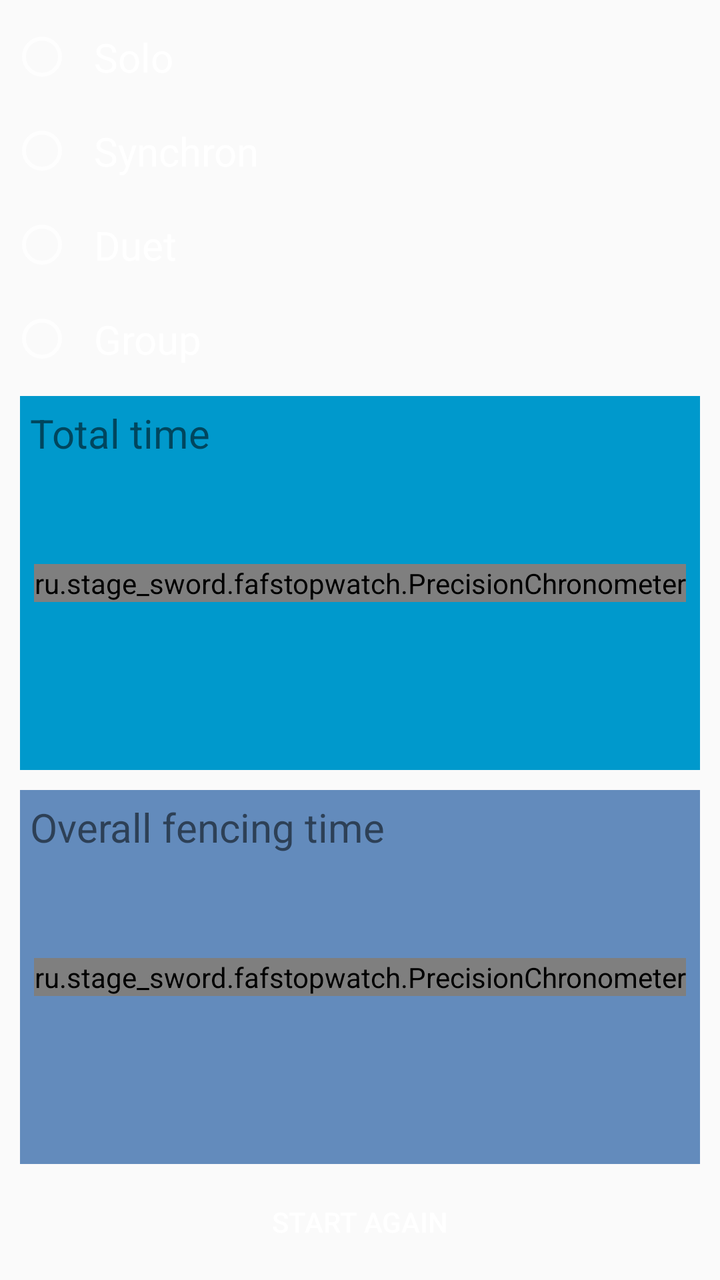
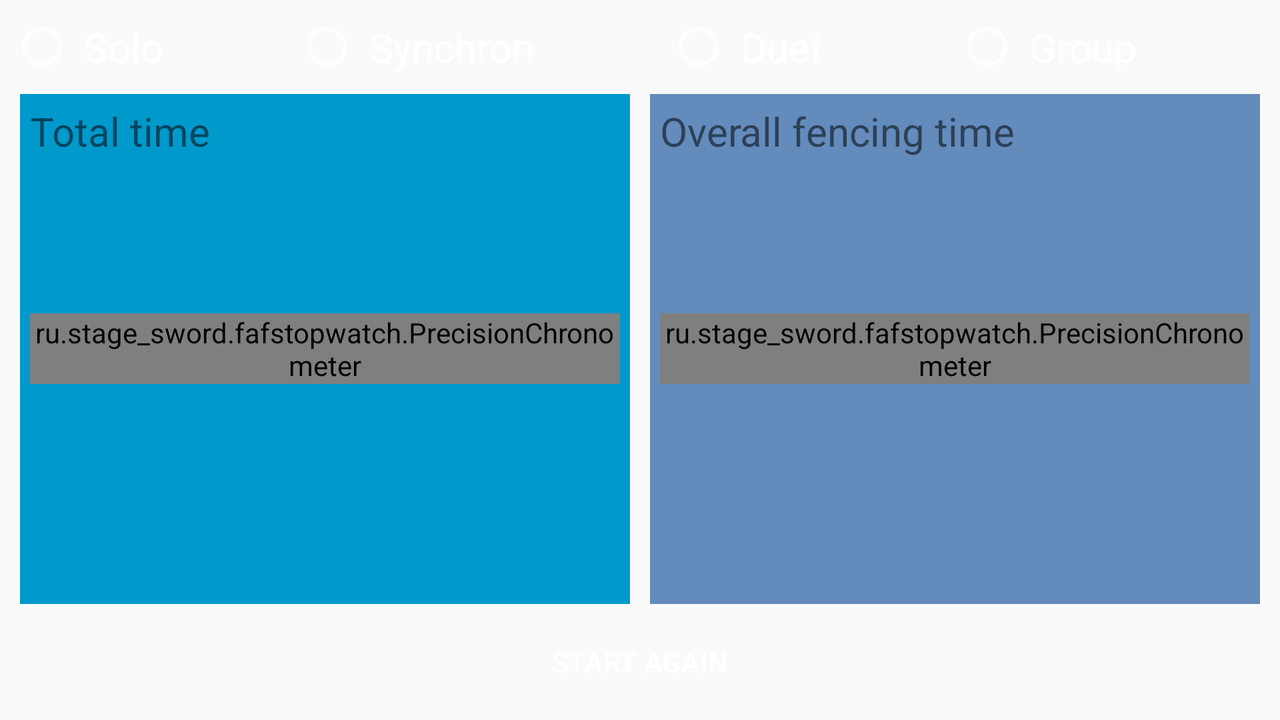

Two renders of one Android screen. The first uses the default layout on a phone; the second uses the alternative layout the repository ships for a different screen configuration, on a matching device. The two XML files are below.
<!-- AndroidManifest.xml: application theme AppTheme -->
<!-- res/layout/final_results_scene.xml -->
<?xml version="1.0" encoding="utf-8"?>
<RelativeLayout xmlns:android="http://schemas.android.com/apk/res/android"
                android:padding="@dimen/time_title_padding_small"
                android:layout_width="match_parent"
                android:layout_height="match_parent">

    <RadioGroup
        android:id="@+id/discipline_selector"
        android:orientation="vertical"
        android:layout_width="match_parent"
        android:layout_height="wrap_content">

        <RadioButton
            android:id="@+id/radio_Solo"
            style="@style/DisciplineSelectorStyle"
            android:text="@string/solo_label"/>

        <RadioButton
            android:id="@+id/radio_Synchro"
            style="@style/DisciplineSelectorStyle"
            android:text="@string/synchron_label"/>

        <RadioButton
            android:id="@+id/radio_Duet"
            style="@style/DisciplineSelectorStyle"
            android:text="@string/duet_label"/>

        <RadioButton
            android:id="@+id/radio_Group"
            style="@style/DisciplineSelectorStyle"
            android:text="@string/group_label"/>
    </RadioGroup>

    <LinearLayout
         android:id="@+id/timer_layout"
         android:orientation="vertical"
         android:animateLayoutChanges="true"
         android:layout_below="@id/discipline_selector"
         android:layout_width="match_parent"
         android:layout_height="match_parent">

        <include layout="@layout/total_timer_layout"/>

        <include layout="@layout/special_timer_layout"/>

        <Button
            android:id="@+id/button_start_again"
            style="@style/AppTheme.Button"
            android:layout_width="match_parent"
            android:layout_height="wrap_content"
            android:onClick="activateTotalTimerView"
            android:text="@string/button_start_again_text"/>
    </LinearLayout>

</RelativeLayout>
<!-- res/layout/total_timer_layout.xml (included above) -->
<?xml version="1.0" encoding="utf-8"?>
<FrameLayout xmlns:android="http://schemas.android.com/apk/res/android"
             android:id="@+id/total_timer_background"
             android:padding="@dimen/time_title_padding_small"
             android:background="@color/total_timer_back"
             android:layout_margin="@dimen/time_title_padding_small"
             android:layout_weight="1"
             android:layout_width="match_parent"
             android:layout_height="match_parent">

    <TextView
        android:id="@+id/total_timer_title"
        android:layout_gravity="top"
        android:gravity="start"
        android:text="@string/total_time_title"
        android:textSize="@dimen/time_title_textsize"
        android:layout_width="wrap_content"
        android:layout_height="wrap_content"/>

    <ru.stage_sword.fafstopwatch.PrecisionChronometer
        android:id="@+id/total_timer_view"
        android:layout_width="wrap_content"
        android:layout_height="wrap_content"
        android:layout_gravity="center"
        android:gravity="center"
        android:keepScreenOn="true"
        android:text="@string/timer_content"
        android:textColor="@color/black"
        android:textSize="@dimen/timer_text_size_mid"
        android:textStyle="bold"/>

    <TextView
        android:id="@+id/total_overrun_title"
        android:layout_gravity="bottom|end"
        android:textColor="@color/alert_color"
        android:textStyle="bold"
        android:visibility="gone"
        android:text="@string/overrun_title"
        android:textSize="@dimen/time_title_textsize"
        android:layout_width="wrap_content"
        android:layout_height="wrap_content"/>

</FrameLayout>
<!-- res/layout/special_timer_layout.xml (included above) -->
<?xml version="1.0" encoding="utf-8"?>
<FrameLayout xmlns:android="http://schemas.android.com/apk/res/android"
             android:id="@+id/special_timer_background"
             android:padding="@dimen/time_title_padding_small"
             android:background="@color/special_timer_back"
             android:layout_margin="@dimen/time_title_padding_small"
             android:layout_weight="1"
             android:layout_width="match_parent"
             android:layout_height="match_parent">

    <TextView
        android:layout_gravity="top"
        android:gravity="start"
        android:text="@string/special_time_title"
        android:textSize="@dimen/time_title_textsize"
        android:layout_width="match_parent"
        android:layout_height="wrap_content"/>

    <ru.stage_sword.fafstopwatch.PrecisionChronometer
        android:id="@+id/special_timer_view"
        android:layout_gravity="center"
        android:layout_width="wrap_content"
        android:layout_height="wrap_content"
        android:gravity="center"
        android:keepScreenOn="true"
        android:text="@string/timer_content"
        android:textColor="@color/black"
        android:textSize="@dimen/timer_text_size_mid"
        android:textStyle="bold"/>

    <TextView
        android:id="@+id/special_underrun_title"
        android:layout_gravity="bottom|end"
        android:textColor="@color/alert_color"
        android:textStyle="bold"
        android:visibility="gone"
        android:text="@string/underrun_title"
        android:textSize="@dimen/time_title_textsize"
        android:layout_width="wrap_content"
        android:layout_height="wrap_content"/>
</FrameLayout>
<!-- resources referenced by this layout -->
<resources>
  <color name="alert_color">#870000</color>
  <color name="black">#000</color>
  <color name="special_timer_back">#638bbc</color>
  <color name="total_timer_back">#0099cc</color>
  <dimen name="time_title_padding_small">5sp</dimen>
  <dimen name="time_title_textsize">20sp</dimen>
  <dimen name="timer_text_size_mid">60sp</dimen>
  <string name="button_start_again_text">Start again</string>
  <string name="duet_label">Duet</string>
  <string name="group_label">Group</string>
  <string name="overrun_title">Overrun: %s s</string>
  <string name="solo_label">Solo</string>
  <string name="special_time_title">Overall fencing time</string>
  <string name="synchron_label">Synchron</string>
  <string name="timer_content" translatable="false">0:00.00</string>
  <string name="total_time_title">Total time</string>
  <string name="underrun_title">Underrun: %s s</string>
  <style name="AppTheme.Button" parent="Widget.AppCompat.Button.Colored">
          <item name="android:background">?android:attr/selectableItemBackground</item>
          <item name="android:textColor">@color/white</item>
      </style>
  <style name="DisciplineSelectorStyle" parent="DisciplineSelectorStyleCommon">
          <item name="android:padding">@dimen/time_title_padding</item>
          <item name="android:layout_width">match_parent</item>
          <item name="android:layout_height">wrap_content</item>
      </style>
  <style name="AppTheme" parent="Theme.AppCompat.Light.NoActionBar">
          
          <item name="colorPrimary">@color/colorPrimary</item>
          <item name="colorPrimaryDark">@color/colorPrimaryDark</item>
          <item name="colorAccent">@color/colorAccent</item>
          <item name="colorControlNormal">@color/white</item>
          <item name="radioButtonStyle">@style/DisciplineSelectorStyle</item>
      </style>
  <color name="white">#fff</color>
  <style name="DisciplineSelectorStyleCommon" parent="Widget.AppCompat.CompoundButton.RadioButton">
          <item name="android:textSize">@dimen/time_title_textsize</item>
          <item name="android:theme">@style/ThemeOverlay.AppCompat.Dark</item>
      </style>
  <dimen name="time_title_padding">10sp</dimen>
  <color name="colorPrimary">#3F51B5</color>
  <color name="colorPrimaryDark">#303F9F</color>
  <color name="colorAccent">#1acf1a</color>
</resources>
<!-- res/layout-land/final_results_scene.xml (the author's variant of the layout above) -->
<!-- drawn on the phone turned sideways -->
<?xml version="1.0" encoding="utf-8"?>
<RelativeLayout xmlns:android="http://schemas.android.com/apk/res/android"
                android:padding="@dimen/time_title_padding_small"
                android:layout_width="match_parent"
                android:layout_height="match_parent">

    <RadioGroup
        android:id="@+id/discipline_selector"
        android:orientation="horizontal"
        android:layout_width="match_parent"
        android:layout_height="wrap_content">

        <RadioButton
            android:id="@+id/radio_Solo"
            style="@style/DisciplineSelectorStyle"
            android:text="@string/solo_label"/>

        <RadioButton
            android:id="@+id/radio_Synchro"
            style="@style/DisciplineSelectorStyle"
            android:text="@string/synchron_label"/>

        <RadioButton
            android:id="@+id/radio_Duet"
            style="@style/DisciplineSelectorStyle"
            android:text="@string/duet_label"/>

        <RadioButton
            android:id="@+id/radio_Group"
            style="@style/DisciplineSelectorStyle"
            android:text="@string/group_label"/>
    </RadioGroup>

    <Button
        android:id="@+id/button_start_again"
        style="@style/AppTheme.Button"
        android:layout_width="match_parent"
        android:layout_height="wrap_content"
        android:layout_alignParentBottom="true"
        android:onClick="activateTotalTimerView"
        android:text="@string/button_start_again_text"/>

    <LinearLayout
         android:id="@+id/timer_layout"
         android:baselineAligned="false"
         android:orientation="horizontal"
         android:animateLayoutChanges="true"
         android:layout_below="@id/discipline_selector"
         android:layout_above="@id/button_start_again"
         android:layout_width="match_parent"
         android:layout_height="match_parent">

        <FrameLayout
            android:id="@+id/total_timer_background"
            android:padding="@dimen/time_title_padding_small"
            android:background="@color/total_timer_back"
            android:layout_margin="@dimen/time_title_padding_small"
            android:layout_weight="1"
            android:layout_width="match_parent"
            android:layout_height="match_parent">

            <TextView
                android:id="@+id/total_timer_title"
                android:layout_gravity="top"
                android:gravity="start"
                android:text="@string/total_time_title"
                android:textSize="@dimen/time_title_textsize"
                android:layout_width="wrap_content"
                android:layout_height="wrap_content"/>

            <ru.stage_sword.fafstopwatch.PrecisionChronometer
                android:id="@+id/total_timer_view"
                android:layout_width="wrap_content"
                android:layout_height="wrap_content"
                android:layout_gravity="center"
                android:gravity="center"
                android:keepScreenOn="true"
                android:text="@string/timer_content"
                android:textColor="@color/black"
                android:textSize="@dimen/timer_text_size_mid"
                android:textStyle="bold"/>
        </FrameLayout>

        <FrameLayout
            android:id="@+id/special_timer_background"
            android:padding="@dimen/time_title_padding_small"
            android:background="@color/special_timer_back"
            android:layout_margin="@dimen/time_title_padding_small"
            android:layout_weight="1"
            android:layout_width="match_parent"
            android:layout_height="match_parent">

            <TextView
                android:layout_gravity="top"
                android:gravity="start"
                android:text="@string/special_time_title"
                android:textSize="@dimen/time_title_textsize"
                android:layout_width="match_parent"
                android:layout_height="wrap_content"/>

            <ru.stage_sword.fafstopwatch.PrecisionChronometer
                android:id="@+id/special_timer_view"
                android:layout_gravity="center"
                android:layout_width="wrap_content"
                android:layout_height="wrap_content"
                android:gravity="center"
                android:keepScreenOn="true"
                android:text="@string/timer_content"
                android:textColor="@color/black"
                android:textSize="@dimen/timer_text_size_mid"
                android:textStyle="bold"/>
        </FrameLayout>

    </LinearLayout>
</RelativeLayout>
<!-- resources referenced by the variant -->
<!-- as the phone turned sideways resolves them -->
<resources>
  <color name="black">#000</color>
  <color name="special_timer_back">#638bbc</color>
  <color name="total_timer_back">#0099cc</color>
  <dimen name="time_title_padding_small">5sp</dimen>
  <dimen name="time_title_textsize">20sp</dimen>
  <dimen name="timer_text_size_mid">60sp</dimen>
  <string name="button_start_again_text">Start again</string>
  <string name="duet_label">Duet</string>
  <string name="group_label">Group</string>
  <string name="solo_label">Solo</string>
  <string name="special_time_title">Overall fencing time</string>
  <string name="synchron_label">Synchron</string>
  <string name="timer_content" translatable="false">0:00.00</string>
  <string name="total_time_title">Total time</string>
  <style name="AppTheme.Button" parent="Widget.AppCompat.Button.Colored">
          <item name="android:background">?android:attr/selectableItemBackground</item>
          <item name="android:textColor">@color/white</item>
      </style>
  <!-- from res/values-land/ -->
  <style name="DisciplineSelectorStyle" parent="DisciplineSelectorStyleCommon">
          <item name="android:padding">@dimen/time_title_padding_small</item>
          <item name="android:layout_width">wrap_content</item>
          <item name="android:layout_height">wrap_content</item>
          <item name="android:layout_weight">1</item>
      </style>
  <style name="AppTheme" parent="Theme.AppCompat.Light.NoActionBar">
          
          <item name="colorPrimary">@color/colorPrimary</item>
          <item name="colorPrimaryDark">@color/colorPrimaryDark</item>
          <item name="colorAccent">@color/colorAccent</item>
          <item name="colorControlNormal">@color/white</item>
          <item name="radioButtonStyle">@style/DisciplineSelectorStyle</item>
      </style>
  <color name="white">#fff</color>
  <style name="DisciplineSelectorStyleCommon" parent="Widget.AppCompat.CompoundButton.RadioButton">
          <item name="android:textSize">@dimen/time_title_textsize</item>
          <item name="android:theme">@style/ThemeOverlay.AppCompat.Dark</item>
      </style>
  <color name="colorPrimary">#3F51B5</color>
  <color name="colorPrimaryDark">#303F9F</color>
  <color name="colorAccent">#1acf1a</color>
</resources>
